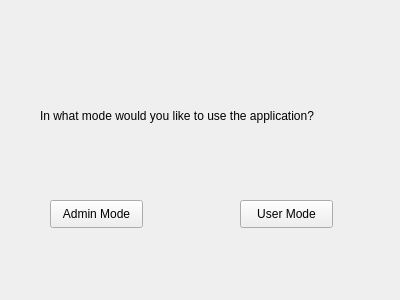
<?xml version="1.0" encoding="UTF-8"?>
<ui version="4.0">
 <class>MyMainWindow</class>
 <widget class="QWidget" name="MyMainWindow">
  <property name="geometry">
   <rect>
    <x>0</x>
    <y>0</y>
    <width>400</width>
    <height>300</height>
   </rect>
  </property>
  <property name="windowTitle">
   <string>MyMainWindow</string>
  </property>
  <widget class="QPushButton" name="adminButton">
   <property name="geometry">
    <rect>
     <x>50</x>
     <y>200</y>
     <width>93</width>
     <height>28</height>
    </rect>
   </property>
   <property name="text">
    <string>Admin Mode</string>
   </property>
  </widget>
  <widget class="QPushButton" name="userButton">
   <property name="geometry">
    <rect>
     <x>240</x>
     <y>200</y>
     <width>93</width>
     <height>28</height>
    </rect>
   </property>
   <property name="text">
    <string>User Mode</string>
   </property>
  </widget>
  <widget class="QLabel" name="label">
   <property name="geometry">
    <rect>
     <x>40</x>
     <y>80</y>
     <width>331</width>
     <height>71</height>
    </rect>
   </property>
   <property name="text">
    <string>In what mode would you like to use the application?</string>
   </property>
  </widget>
 </widget>
 <layoutdefault spacing="6" margin="11"/>
 <resources/>
 <connections/>
</ui>
